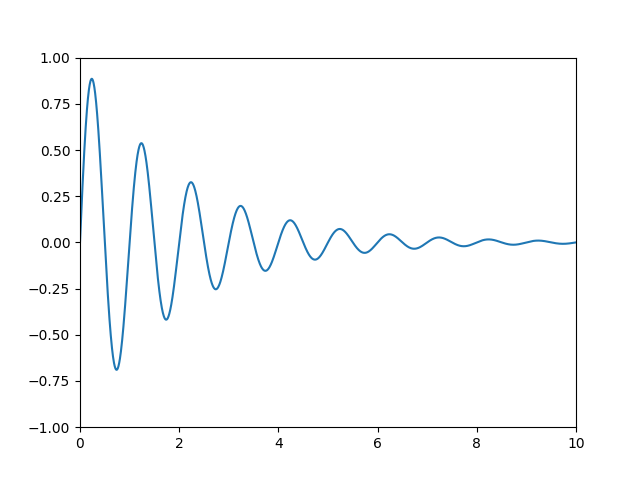

Generate this figure with Python:
PROGRAM 10
import numpy as np
import matplotlib.pyplot as plt
import matplotlib.patches as mpatches

x = np.arange(0, 10, 0.005)
y = np.exp(-x/2.) * np.sin(2*np.pi*x)

fig, ax = plt.subplots()
ax.plot(x, y)
ax.set_xlim(0, 10)
ax.set_ylim(-1, 1)

plt.show()
OUTPUT
